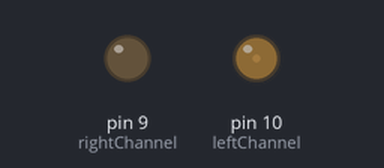
This sketch was run on a simulated Arduino Uno, built with avr-gcc and run on an emulated ATmega328P. On the bench: output pins drawn as LEDs (lit = HIGH).

Above: at 0.15 s.
At 0.95 s:
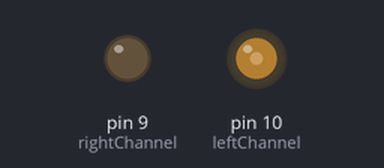
At 1.5 s:
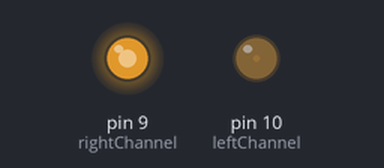
At 2.05 s:
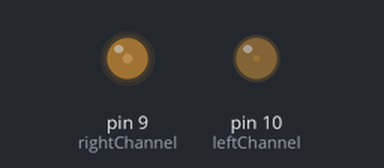
Timing chart, 0 to 4.8 s (numbered marks = the images above):
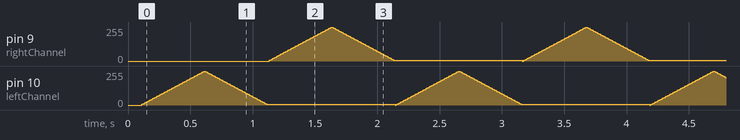

The sketch:

fade_and_switch.ino
```cpp
int rightChannel = 9;
int leftChannel = 10;
int currentChannel = rightChannel;

int brightness = 0;
int brightnessStep = 5;
int delayMs = 10;

void setup() {
  pinMode(rightChannel, OUTPUT);
  pinMode(leftChannel, OUTPUT);
  delay(100);
  analogWrite(rightChannel, brightness);
  analogWrite(leftChannel, brightness);
}

void loop() {
  switchChannel();
  cycleUpDown();
}


void switchChannel() {
  if (currentChannel == rightChannel) {
    currentChannel = leftChannel;
  } else {
    currentChannel = rightChannel;
  }
}

void cycleUpDown() {
  brightness = 0;
  while(brightness < 255) {
    analogWrite(currentChannel, brightness);
    brightness = brightness + brightnessStep;
    delay(delayMs);
  }
  while(brightness > 0) {
    analogWrite(currentChannel, brightness);
    brightness = brightness - brightnessStep;
    delay(delayMs);
  }
  brightness = 0;
}
```
